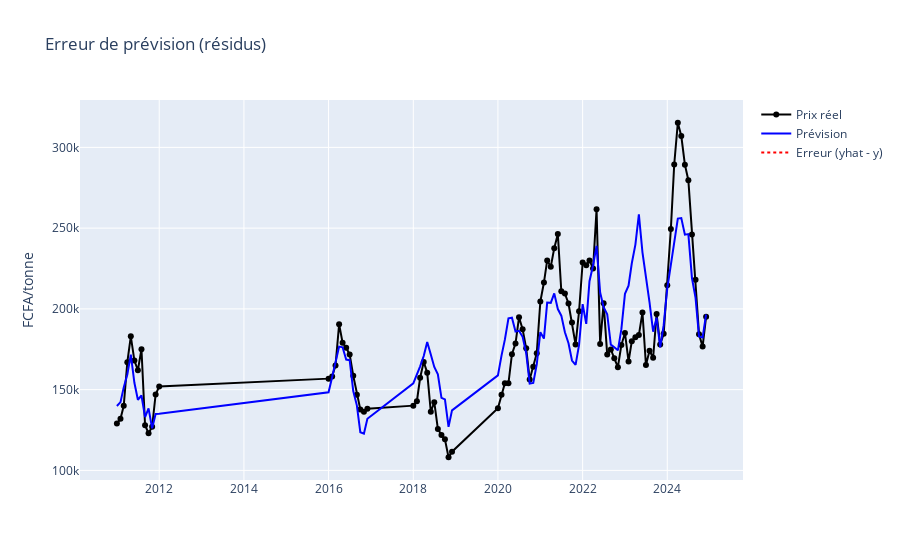

The cell this chart's notebook holds for it:
### Code cell
import plotly.graph_objects as go

fig_error = go.Figure()
fig_error.add_trace(go.Scatter(x=df_prophet_monthly['ds'], y=df_prophet_monthly['y'],
                               mode='lines+markers', name='Prix réel', line=dict(color='black')))
fig_error.add_trace(go.Scatter(x=forecast_in['ds'], y=forecast_in['yhat'],
                               mode='lines', name='Prévision', line=dict(color='blue')))
fig_error.add_trace(go.Scatter(x=forecast_in['ds'], y=forecast_in['yhat'] - df_prophet_monthly['y'],
                               mode='lines', name='Erreur (yhat - y)', line=dict(color='red', dash='dot')))
fig_error.update_layout(title='Erreur de prévision (résidus)', yaxis_title='FCFA/tonne')
fig_error.show()
